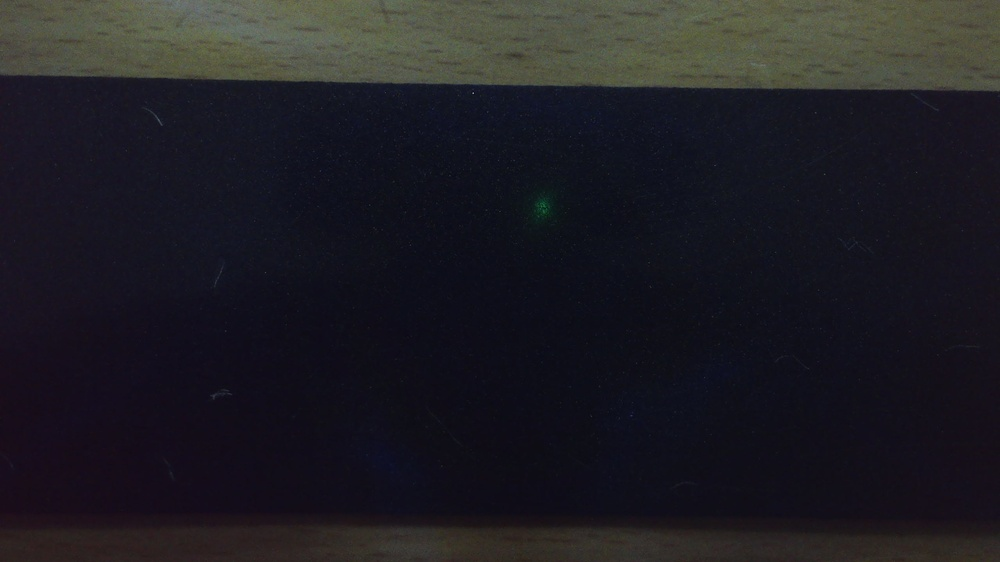
#> input picture normaldata/normal001.jpg, 1000 x 562 px, shrunk from 2560 x 1440 before the run; its folder holds only this picture in this run
$ python -i labeling_classified.py   (imports and definitions only)
#> lines starting #> are read from the running program, lines starting #| are printed output that depends on the picture; after the words box and inside, x2 and y2 are one past the last pixel; in counts of white or black regions, pixels touching at a corner belong together
#> further down, picture is the input picture: shape (562, 1000, 3); mean B, G, R 35.4, 29.6, 30.6
"""
scratch 라벨용 bounding-box 검출 및 YOLOv8 라벨(txt) 자동 생성
"""

import cv2
import numpy as np
from pathlib import Path

# ───────── 1) 스크래치 엣지 기반 bounding-box 검출 ─────────
def detect_scratch_bboxes(
    img_bgr,
    low_thr: int = 50,
    high_thr: int = 150,
    min_length: int = 20,
    dilate_iter: int = 1
):
    """
    Canny 엣지 → 팽창 → 외곽선 검출 → boundingRect → 필터링
    - low_thr/high_thr: Canny 임계값
    - min_length: w 또는 h 중 하나가 이 이상일 때만 box 생성
    - dilate_iter: 엣지 팽창 횟수
    """
#> called with low_thr = 50, high_thr = 150, min_length = 20, dilate_iter = 1
    gray = cv2.cvtColor(img_bgr, cv2.COLOR_BGR2GRAY)
    edges = cv2.Canny(gray, low_thr, high_thr)
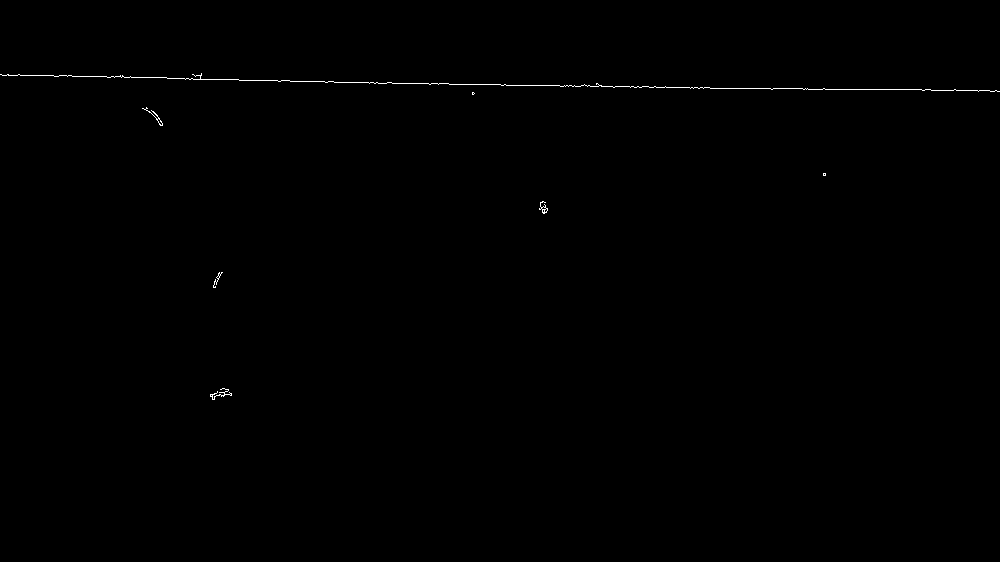
#> edges: shape (562, 1000); 0.22% white in thin lines or dots, all inside (x1, y1, x2, y2) = (0, 73, 1000, 400)
    kernel = cv2.getStructuringElement(cv2.MORPH_RECT, (3, 3))
    edges = cv2.dilate(edges, kernel, iterations=dilate_iter)
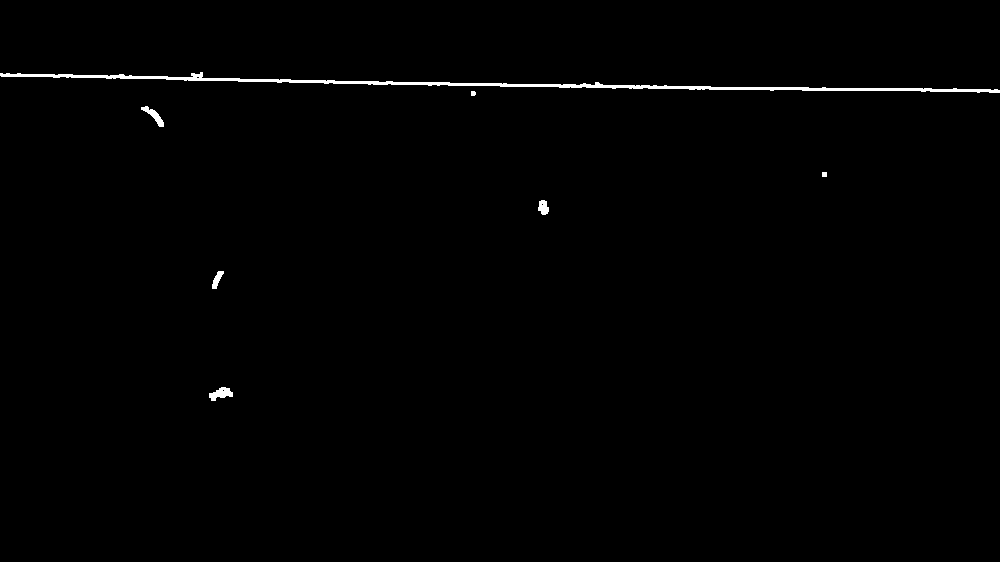
#> edges: shape (562, 1000); 0.69% white; 7 white regions

    contours, _ = cv2.findContours(
        edges, cv2.RETR_EXTERNAL, cv2.CHAIN_APPROX_SIMPLE
    )
#> contours = 7 contours, 2 with area under 20; largest, box (x1, y1, x2, y2) and area: (0, 72, 1000, 93) 2248, (209, 387, 233, 401) 165, (141, 106, 164, 127) 136, (538, 200, 549, 215) 101, (212, 271, 224, 289) 86
    bboxes = []
    for cnt in contours:
        x, y, w, h = cv2.boundingRect(cnt)
        if max(w, h) >= min_length:
            bboxes.append((x, y, w, h))
#> this loop made 7 passes
#> (x, y, w, h) on passes 1, 2, 3, 5, 6, 7: (209, 387, 24, 14), (212, 271, 12, 18), (538, 200, 11, 15), (141, 106, 23, 21), (471, 91, 5, 5), (0, 72, 1000, 21)
#> (cnt, x, y, w, h) on pass 4: ([[822, 172], [822, 176], [826, 176], [826, 172]], 822, 172, 5, 5)
#> after the loop, bboxes = [(209, 387, 24, 14), (141, 106, 23, 21), (0, 72, 1000, 21)]
    return bboxes


# ───────── 2) YOLOv8 라벨(txt) 저장 ─────────
# [67 lines left out: functions save_bboxes_to_yolo_txt, process_image, not called in this run]


# ───────── 4) 배치 처리 ─────────
# [5 lines not run here, left out]

>>> import cv2
>>> picture = cv2.imread('normaldata/normal001.jpg')
>>> result = detect_scratch_bboxes(picture)
#> result has the same summary as bboxes in detect_scratch_bboxes

$ run again, on normaldata/normal002.jpg
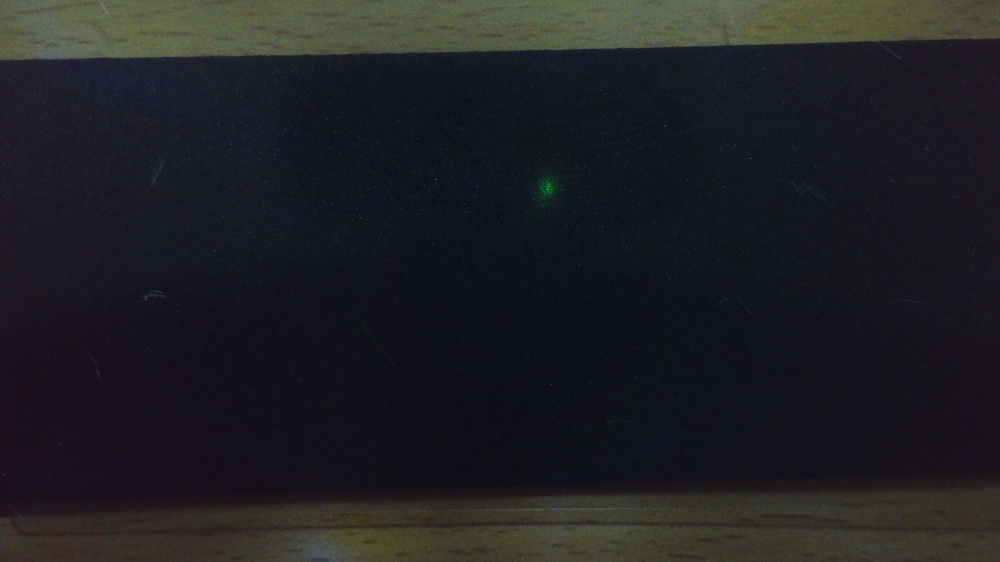
#> input picture normaldata/normal002.jpg, 1000 x 562 px, shrunk from 2560 x 1440 before the run
#> picture is the input picture: shape (562, 1000, 3); mean B, G, R 35.3, 30.9, 31.1
#> in detect_scratch_bboxes, `edges = cv2.Canny(gray, low_thr, high_thr)`:
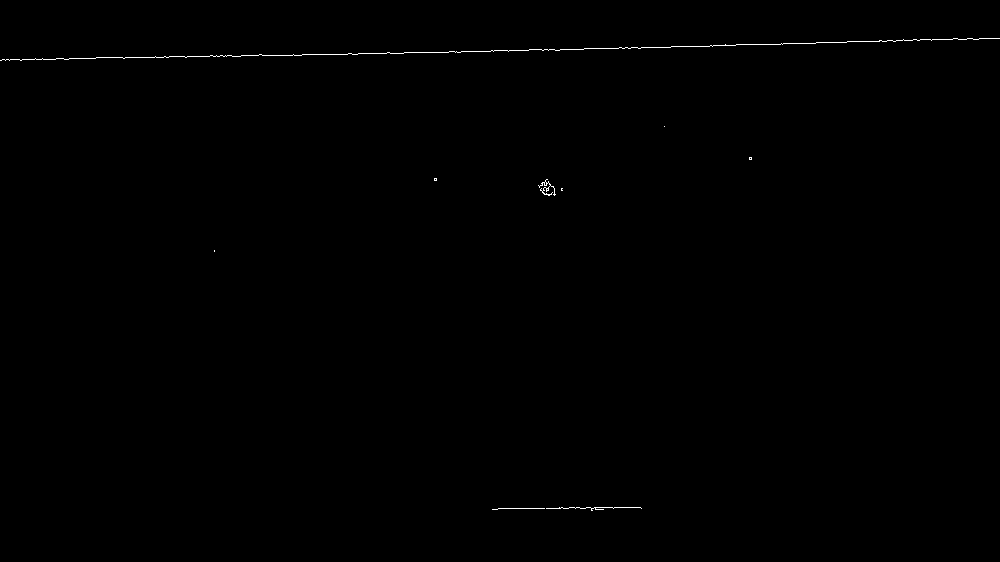
#> edges: shape (562, 1000); 0.23% white in thin lines or dots, all inside (x1, y1, x2, y2) = (0, 38, 1000, 511)
#> in detect_scratch_bboxes, `edges = cv2.dilate(edges, kernel, iterations=dilate_iter)`:
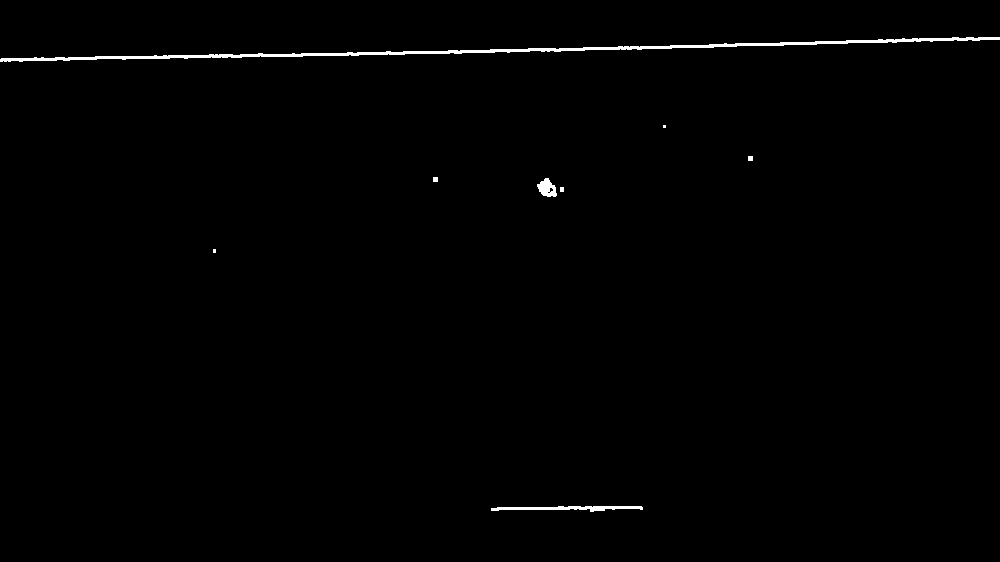
#> edges: shape (562, 1000); 0.72% white; 8 white regions (2 under 20 px)
#> contours = 8 contours, 5 with area under 20; largest, box (x1, y1, x2, y2) and area: (0, 37, 1000, 62) 2179, (491, 506, 643, 512) 356, (537, 178, 557, 197) 222
#> the loop in detect_scratch_bboxes, `for cnt in contours:` made 8 passes
#> (cnt, x, y, w, h) on passes 2, 3, 5, 6, 7: ([[213, 249], [213, 252], [215, 252], [215, 249]], 213, 249, 3, 4), ([[560, 187], [560, 191], [563, 191], [563, 187]], 560, 187, 4, 5), ([[433, 177], [433, 181], [437, 181], [437, 177]], 433, 177, 5, 5), ([[748, 156], [748, 160], [752, 160], [752, 156]], 748, 156, 5, 5), ([[663, 125], [663, 127], [665, 127], [665, 125]], 663, 125, 3, 3)
#> after the loop in detect_scratch_bboxes, `for cnt in contours:`: bboxes = [(491, 506, 152, 6), (537, 178, 20, 19), (0, 37, 1000, 25)]
#> result has the same summary as bboxes in detect_scratch_bboxes

$ run again, on normaldata/normal004.jpg
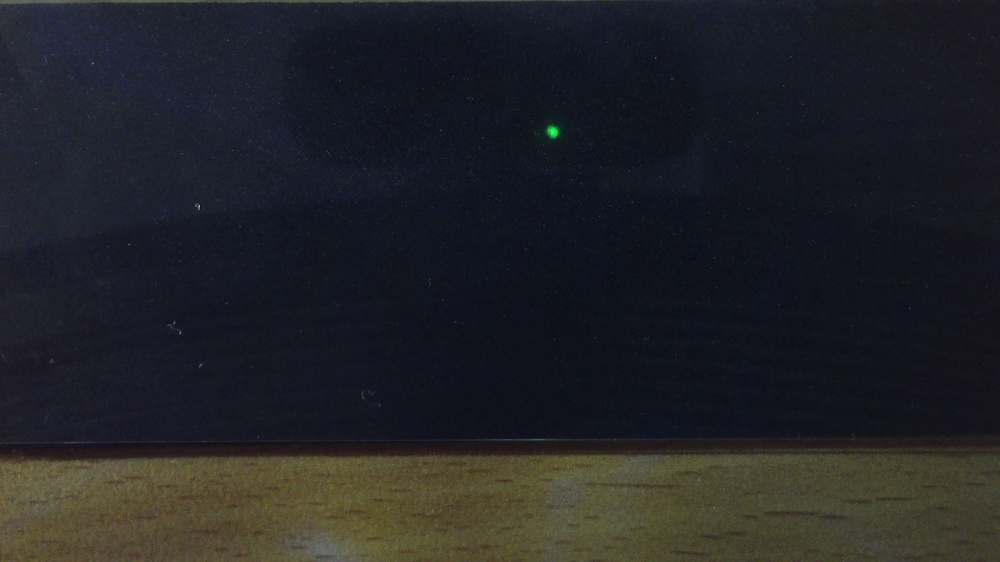
#> input picture normaldata/normal004.jpg, 1000 x 562 px, shrunk from 2560 x 1440 before the run
#> picture is the input picture: shape (562, 1000, 3); mean B, G, R 38.2, 34.7, 33.7
#> in detect_scratch_bboxes, `edges = cv2.Canny(gray, low_thr, high_thr)`:
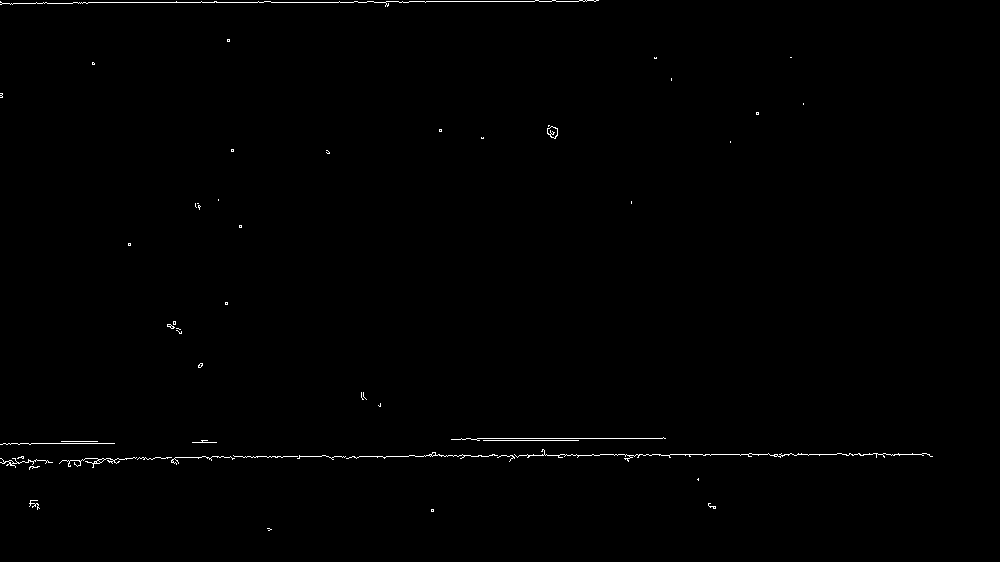
#> edges: shape (562, 1000); 0.48% white in thin lines or dots, all inside (x1, y1, x2, y2) = (0, 0, 933, 531)
#> in detect_scratch_bboxes, `edges = cv2.dilate(edges, kernel, iterations=dilate_iter)`:
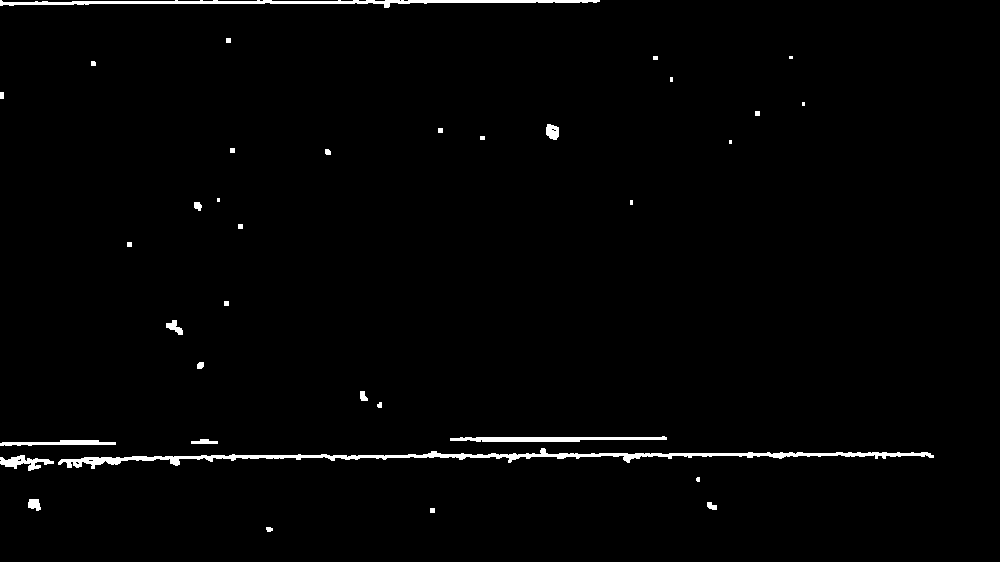
#> edges: shape (562, 1000); 1.5% white; 35 white regions (7 under 20 px)
#> contours = 35 contours, 21 with area under 20; largest, box (x1, y1, x2, y2) and area: (58, 448, 934, 469) 2706, (0, 0, 600, 8) 1282, (450, 436, 667, 442) 646, (0, 455, 54, 471) 324, (0, 440, 116, 446) 324
#> the loop in detect_scratch_bboxes, `for cnt in contours:` made 35 passes
#> (x, y, w, h) on passes 1, 3, 4, 5, 6, 7, 8, 9: (266, 527, 7, 5), (707, 502, 10, 8), (28, 499, 13, 12), (696, 477, 4, 5), (0, 455, 54, 16), (58, 448, 876, 21), (0, 440, 116, 6), (191, 439, 27, 5)
#> after the loop in detect_scratch_bboxes, `for cnt in contours:`: bboxes = [(0, 455, 54, 16), (58, 448, 876, 21), (0, 440, 116, 6), (191, 439, 27, 5), (450, 436, 217, 6), (0, 0, 600, 8)]
#> result has the same summary as bboxes in detect_scratch_bboxes
